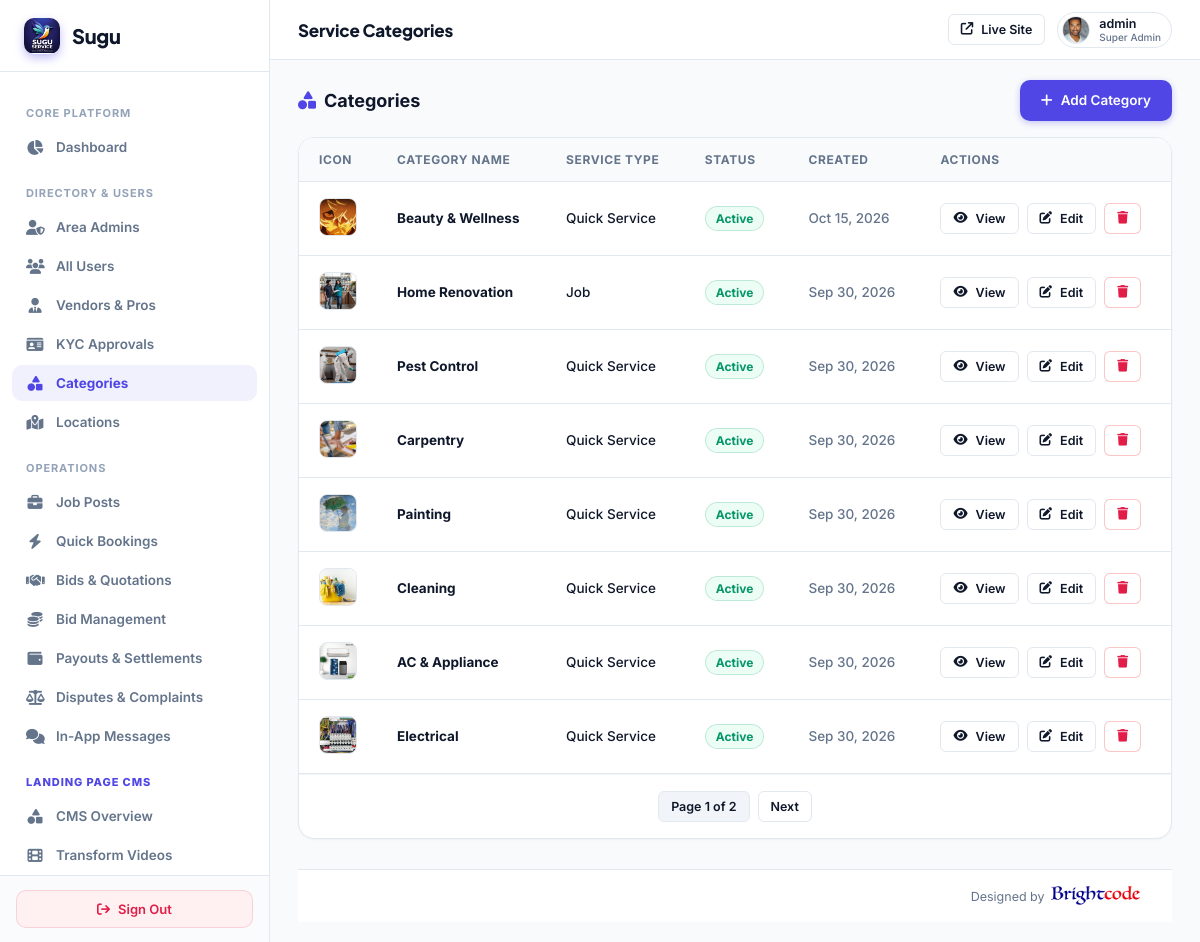
/super-admin/categories/ (signed in), run on an earlier commit of the app's database.
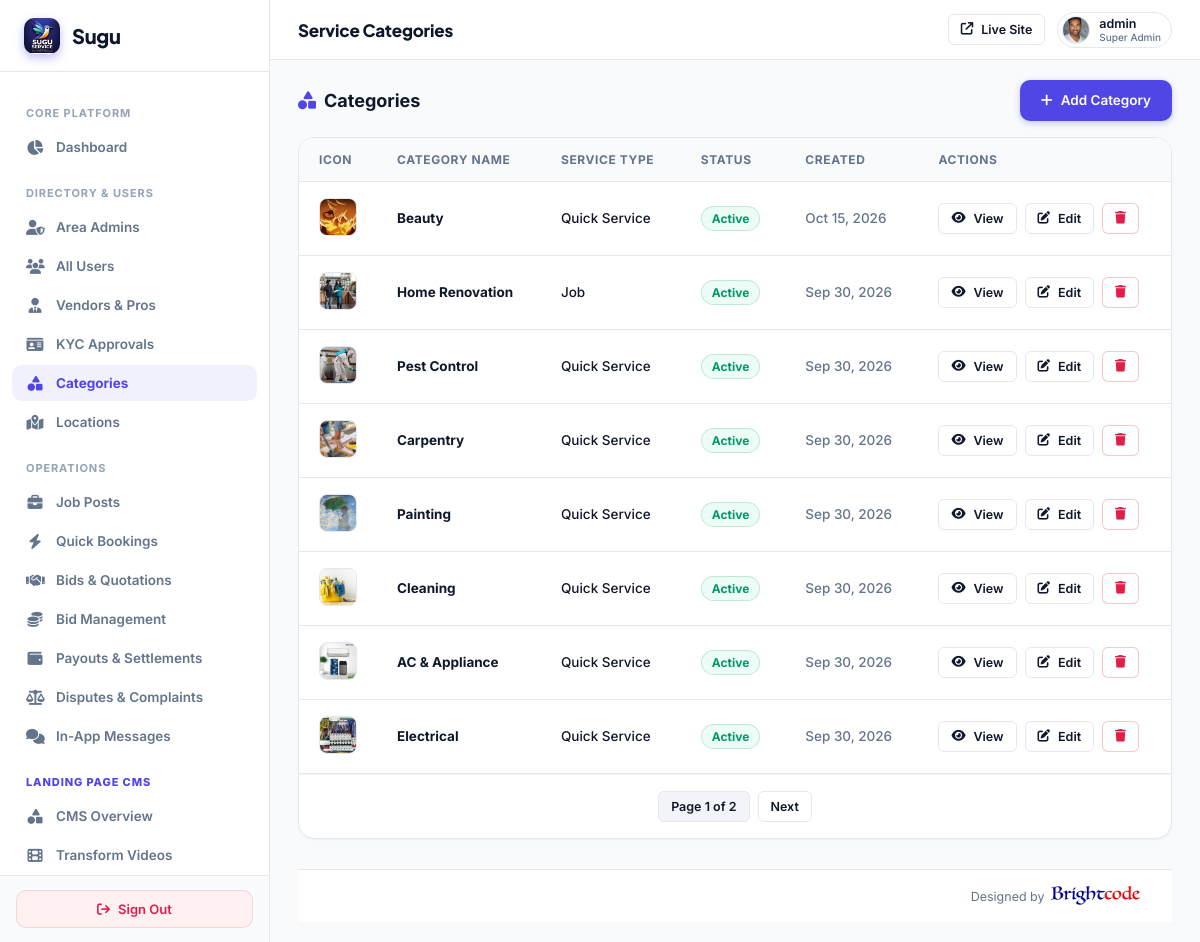
And on a later commit of the database.
### myapp/models.py (models this page shows, shortened)
class Category(models.Model):
    SERVICE_TYPE_CHOICES = (
        ('job', 'Job'),
        ('quick_service', 'Quick Service'),
        ('both', 'Both'),
    )
    STATUS_CHOICES = (
        ('active', 'Active'),
        ('inactive', 'Inactive'),
    )
    name = models.CharField(max_length=100)
    image = models.ImageField(upload_to='categories/', null=True, blank=True)
    service_type = models.CharField(max_length=20, choices=SERVICE_TYPE_CHOICES, default='both')
    status = models.CharField(max_length=20, choices=STATUS_CHOICES, default='active')
    created_at = models.DateTimeField(default=timezone.now)
    @property
    def is_beauty(self):
        n = (self.name or '').strip().lower()
        return 'beauty' in n or self.id == 37

### myapp/super_admin_views.py (the view)
# urls.py: path('super-admin/categories/', super_admin_views.super_admin_categories, name='super_admin_categories'),
@sa_required
def super_admin_categories(request):
    cat_queryset = Category.objects.all().order_by('-created_at')
    cat_paginator = Paginator(cat_queryset, 8)
    cat_page = request.GET.get('cat_page', 1)
    try:
        categories = cat_paginator.page(cat_page)
    except (EmptyPage, PageNotAnInteger):
        categories = cat_paginator.page(1)
    total_categories = cat_paginator.count
    try:
        from .models import SubCategory
        sub_queryset = SubCategory.objects.all().order_by('-created_at')
        sub_paginator = Paginator(sub_queryset, 8)
        sub_page = request.GET.get('sub_page', 1)
        subcategories = sub_paginator.page(sub_page)
        total_subcategories = sub_paginator.count
    except Exception:
        subcategories = []
        total_subcategories = 0
    context = {
        'categories': categories,
        'cat_page': cat_page,
        'total_categories': total_categories,
        'subcategories': subcategories,
        'total_subcategories': total_subcategories,
    }
    return render(request, 'superadmin/cms_categories.html', context)

### myapp/super_admin_views.py (called while the page is built)
def sa_required(view_func):
    from functools import wraps
    @wraps(view_func)
    def wrapper(request, *args, **kwargs):
        if not request.user.is_authenticated or not request.user.is_superuser:
            return redirect(f'{LOGIN_URL}?next={request.path}')
        return view_func(request, *args, **kwargs)
    return wrapper

### templates/superadmin/cms_categories.html (shortened to what this page needs)
{% extends 'superadmin/base.html' %}
{% block header_title %}Service Categories{% endblock %}
{% block content %}
<div style="margin-bottom: 16px; display: flex; justify-content: space-between; align-items: center; flex-wrap: wrap; gap: 14px;">
  <h3 style="font-size: 18px; font-weight: 700; color: var(--text-main); margin: 0;">
    <i class="fa-solid fa-shapes" style="color: var(--accent); margin-right: 8px;"></i>Categories
  </h3>
  <a href="{% url 'super_admin_category_create' %}" class="btn btn-primary">
    <i class="fa-solid fa-plus"></i> Add Category
  </a>
</div>
<div class="card" style="padding: 0; overflow: hidden; margin-bottom:30px;">
  <div class="table-container" style="border: none; border-radius: 0; box-shadow: none;">
    <table>
      <thead>
        <tr>
          <th style="width: 56px;">Icon</th>
          <th>Category Name</th>
          <th>Service Type</th>
          <th>Status</th>
          <th>Created</th>
          <th>Actions</th>
        </tr>
      </thead>
      <tbody>
        {% for cat in categories %}
        <tr>
          <td>
            {% if cat.image %}
              <img src="{{ cat.image.url }}" alt="{{ cat.name }}" style="width: 38px; height: 38px; object-fit: cover; border-radius: 8px; border: 1px solid #e2e8f0; background: #fff;">
            {% else %}
              <div style="width: 38px; height: 38px; border-radius: 8px; background: rgba(99,102,241,0.08); color: var(--primary, #6366f1); display: flex; align-items: center; justify-content: center; font-size: 16px;">
                <i class="bi {{ cat.icon_class }}"></i>
              </div>
            {% endif %}
          </td>
          <td><strong>{{ cat.name }}</strong></td>
          <td>{{ cat.get_service_type_display }}</td>
          <td><span class="badge {% if cat.status == 'active' %}active{% else %}inactive{% endif %}">{{ cat.get_status_display }}</span></td>
          <td style="color: var(--text-muted);">{{ cat.created_at|date:"M d, Y" }}</td>
          <td>
            <div style="display: flex; gap: 8px;">
              <button type="button" onclick="document.getElementById('subcat-{{ cat.id }}').style.display = document.getElementById('subcat-{{ cat.id }}').style.display === 'none' ? 'table-row' : 'none'" class="btn btn-outline btn-sm">
                <i class="fa-solid fa-eye"></i> View
              </button>
              <a href="{% url 'super_admin_category_edit' cat.id %}" class="btn btn-outline btn-sm">
                <i class="fa-solid fa-pen-to-square"></i> Edit
              </a>
              <a href="{% url 'super_admin_category_delete' cat.id %}" class="btn btn-outline btn-sm" style="border-color: rgba(239,68,68,0.3); color: var(--danger);" onclick="return confirm('Delete category {{ cat.name }}?');">
                <i class="fa-solid fa-trash"></i>
              </a>
            </div>
          </td>
        </tr>
        {% empty %}
        <tr><td colspan="6" style="text-align: center; padding: 40px; color: var(--text-muted);">No categories found.</td></tr>
        {% endfor %}
      </tbody>
    </table>
  </div>
  {% if categories.has_other_pages %}
  <div style="padding: 16px; border-top: 1px solid #f1f5f9; display: flex; justify-content: center;">
    <div style="display: flex; gap: 8px;">
      <span class="btn btn-outline btn-sm" style="background: #f1f5f9; cursor: default;">Page {{ categories.number }} of {{ categories.paginator.num_pages }}</span>
      {% if categories.has_next %}
      <a href="?cat_page={{ categories.next_page_number }}" class="btn btn-outline btn-sm">Next</a>
      {% endif %}
    </div>
  </div>
  {% endif %}
</div>
{% endblock %}

What changed in the data, as far as the page shows it:
changed Category: name "Beauty & Wellness" → "Beauty"
